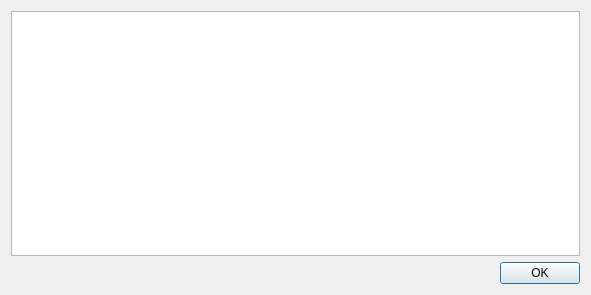
<?xml version="1.0" encoding="UTF-8"?>
<ui version="4.0">
 <class>tableWindow</class>
 <widget class="QDialog" name="tableWindow">
  <property name="geometry">
   <rect>
    <x>0</x>
    <y>0</y>
    <width>591</width>
    <height>295</height>
   </rect>
  </property>
  <property name="windowTitle">
   <string>Dialog</string>
  </property>
  <layout class="QGridLayout" name="gridLayout">
   <item row="0" column="0">
    <widget class="QTableView" name="tableView"/>
   </item>
   <item row="1" column="0">
    <layout class="QHBoxLayout" name="horizontalLayout">
     <item>
      <spacer name="horizontalSpacer">
       <property name="orientation">
        <enum>Qt::Horizontal</enum>
       </property>
       <property name="sizeHint" stdset="0">
        <size>
         <width>40</width>
         <height>20</height>
        </size>
       </property>
      </spacer>
     </item>
     <item>
      <widget class="QPushButton" name="btnOk">
       <property name="text">
        <string>ОK</string>
       </property>
      </widget>
     </item>
    </layout>
   </item>
  </layout>
 </widget>
 <resources/>
 <connections/>
</ui>
